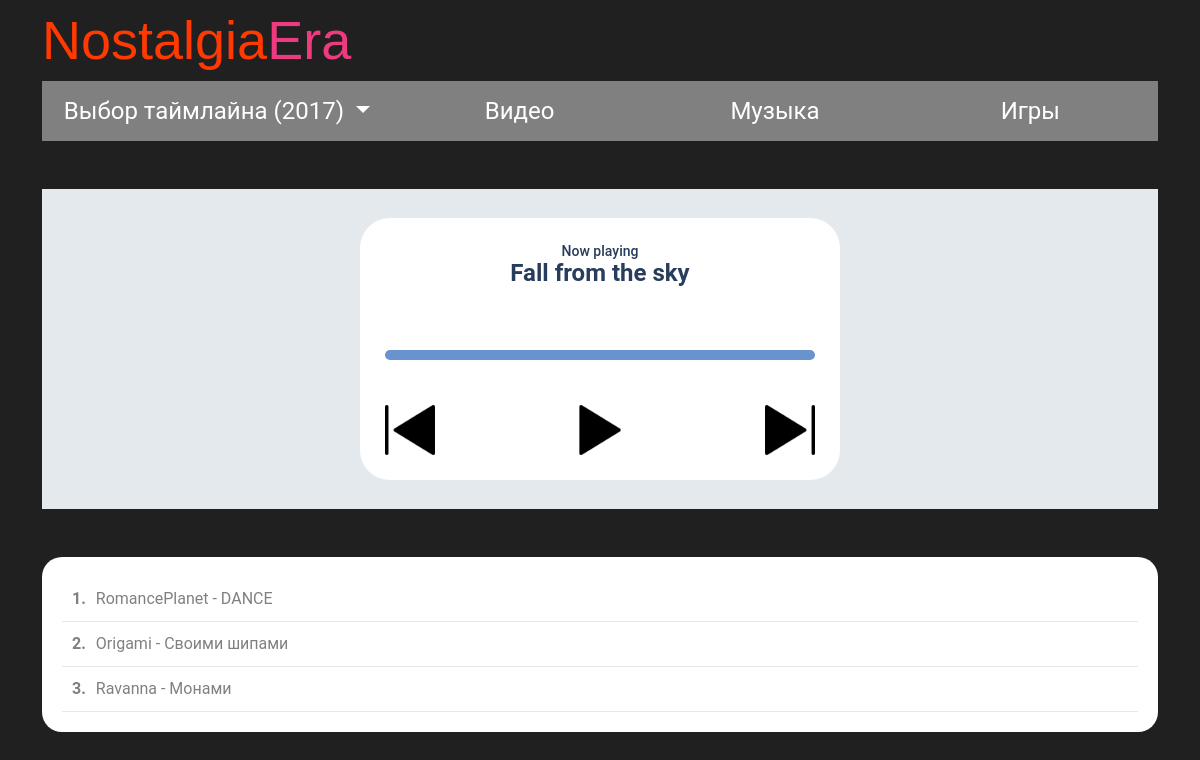
The app's page /music/ with its own data.
### music/models.py (models this page shows, shortened)
class Track(models.Model):
    year = models.ForeignKey(YearFilter, related_name='products', on_delete=models.CASCADE, null=True)
    title = models.CharField(max_length=255)
    file = models.FileField(upload_to='tracks/')  # путь к аудиофайлу
    order = models.PositiveIntegerField(default=0, blank=True)  # порядок воспроизведения, если нужно
    class Meta:
        verbose_name = 'Добавление музыки'

### music/views.py (the view)
# urls.py: path('', music_list, name='musics_index'),
def music_list(request, year_slug=None):
    if not year_slug:
        year_slug = getattr(request, 'global_year_slug', '2017')
    year = get_object_or_404(YearFilter, slug=year_slug)
    musics = Track.objects.filter(year=year)
    return render(request, "music/index.html", {
        "musics": musics,
        'year': year,
        'selected_year': year_slug  # для совместимости
    })

### mysite/context_processors.py (called while the page is built)
def global_year_filter(request):
    return {
        'global_year': getattr(request, 'global_year', '2017'),
        'global_year_slug': getattr(request, 'global_year_slug', '2017'),
        'available_years': [
            {'value': '2017', 'name': '2017'},
            {'value': '2007', 'name': '2007'},
            {'value': '1997', 'name': '1997'},
        ]
    }

### music/templates/music/index.html (shortened to what this page needs)
{% extends 'layouts/base.html' %}
{% load static %}
{% block content %}
<div class="container">
    <div class="row">
        <div class="col col-xl-12 mt-5">
            <div class="wrapper">
                <div class="player" data-year="{{ year.slug }}">
                    <div class="title">Now playing</div>
                    <div class="song">Fall from the sky</div>
                    <div class="progress_container">
                    </div>
                    <div class="buttons-player">
                        <div class="btn-prev"> <img class="btn-player" src='{% static "icons/prev.png" %}' alt="prevpng"></div>
                        <div class="btn-play"><img class="btn-player img_src" src='{% static "icons/play.png" %}' alt="playpng"></div>
                        <div class="btn-next"><img class="btn-player" src='{% static "icons/next.png" %}' alt="nextpng"></div>
                    </div>
                </div>
            </div>
        </div>
    </div>
</div>
<div class="container">
    <div class="row">
        <div class="col col-xl-12 mt-5">
            <div class="track-list">
                {% for music in musics %}
                    <div class="track-item" data-index="{{ forloop.counter0 }}">
                        <span class="track-number"> {{ forloop.counter }}.</span>
                        <span class="track-title">{{ music.title }}</span>
                    </div>
                {% endfor %}
            </div>
        </div>
    </div>
</div>
{% endblock %}

### static/player/player-style.css (style rules this page uses)
* { margin: 0; padding: 0; box-sizing: border-box; font-family: 'Roboto', sans-serif; }
.wrapper { height: 40vh; width: 100%; display: flex; justify-content:center; align-items: center; background: #E4E9ED; }
.btn-player { width: 50px; height: auto; cursor: pointer; }
.track-list { max-width: 2000px; margin: 0 auto; background: white; border-radius: 20px; padding: 20px; }
.track-item { display: flex; gap: 10px; padding: 10px; cursor: pointer; border-bottom: 1px solid #E4E9ED; }
.track-number { font-weight: bold; }

### records on screen
Track: title "RomancePlanet - DANCE"
Track: title "Origami - Своими шипами"
Track: title "Ravanna - Монами"

### other values on screen
{{ global_year }} "2017"
